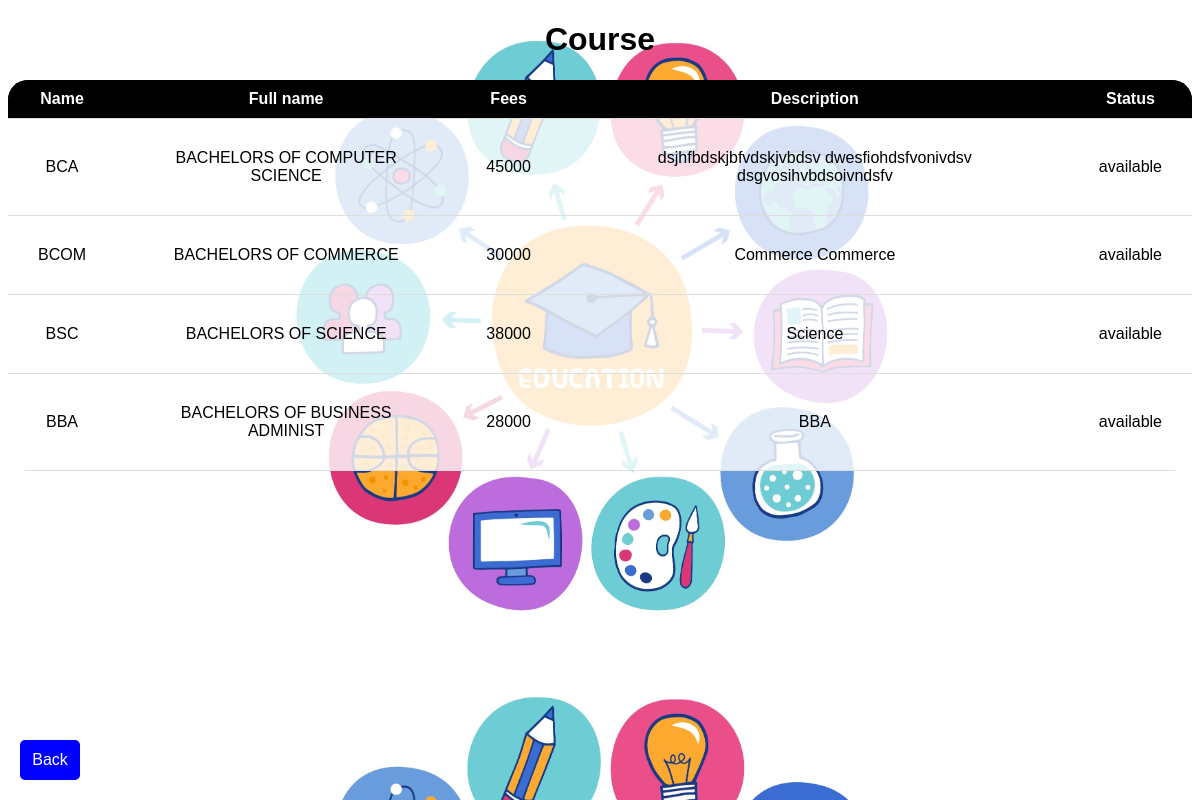
/stf_view_course.php, run on an earlier commit of the app's database.
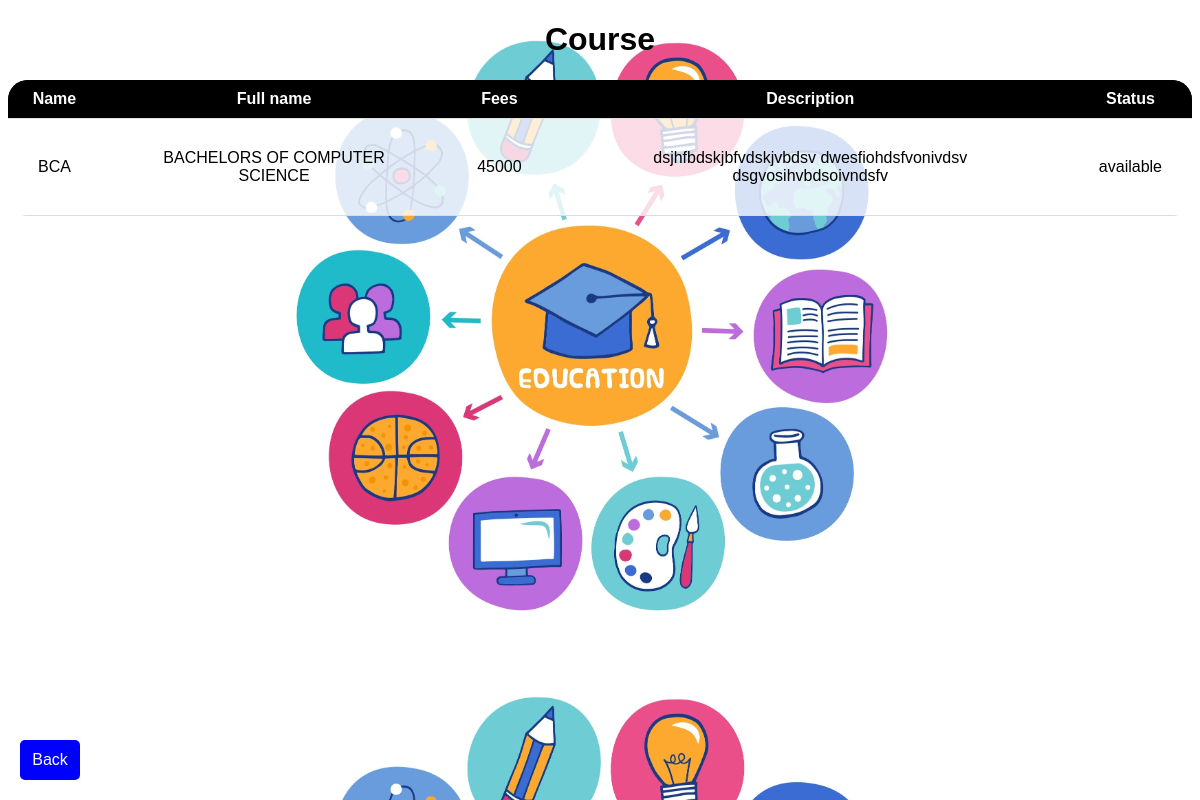
And on a later commit of the database.
### tables this page shows
CREATE TABLE `course` (
  `sno` int(11) NOT NULL,
  `cname` varchar(20) NOT NULL,
  `full` varchar(30) NOT NULL,
  `fees` int(10) NOT NULL,
  `des` varchar(500) NOT NULL,
  `status` varchar(20) NOT NULL DEFAULT 'available'
);

### stf_view_course.php (the view, shortened to what this page needs)
<!DOCTYPE html>
<html>
<head>
</head>
<body>
  <h1 align="center">Course</h1>
  <div class="table-container">
    <table>
      <thead class="table-heading">
        <tr>
          <th>Name</th>
          <th>Full name</th>
          <th>Fees</th>
          <th>Description</th>
          <th>Status</th>
        </tr>
      </thead>
      <tbody>
        <?php
        $con = mysqli_connect("localhost", "root", "", "cms");
        $query = "SELECT * FROM course where status='available'";
        $result = mysqli_query($con, $query);
        while ($row = mysqli_fetch_assoc($result)) {
          echo "<tr>";
          echo "<td>".$row['cname']."</td>";
          echo "<td>".$row['full']."</td>";
          echo "<td>".$row['fees']."</td>";
          echo "<td>".$row['des']."</td>";
          echo "<td>".$row['status']."</td>";
          echo "</tr>";
        }
        ?>
      </tbody>
    </table>
  </div>
  <a href="staff_dsh.php" class="a">Back</a>
</body>
</html>

What changed in the data, as far as the page shows it:
removed course: cname "BCOM", full "BACHELORS OF COMMERCE", fees "30000", des "Commerce Commerce", status "available"
removed course: cname "BSC", full "BACHELORS OF SCIENCE", fees "38000", des "Science", status "available"
removed course: cname "BBA", full "BACHELORS OF BUSINESS ADMINIST", fees "28000", des "BBA", status "available"
